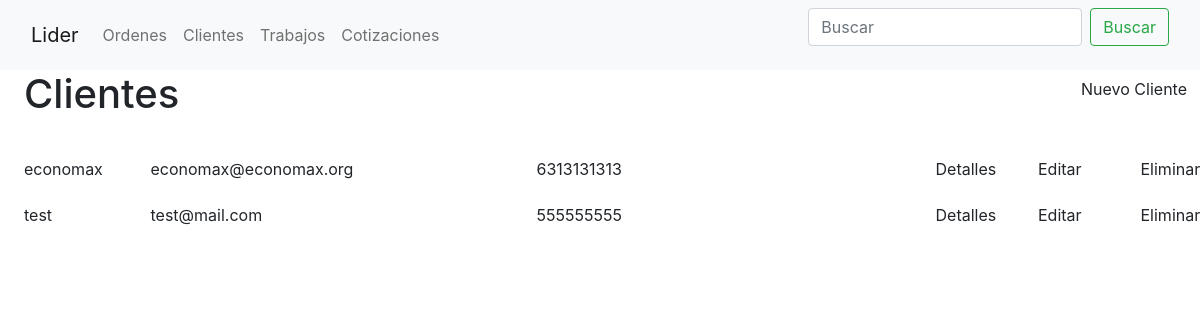
The page /clientes/ on the database as committed earlier.
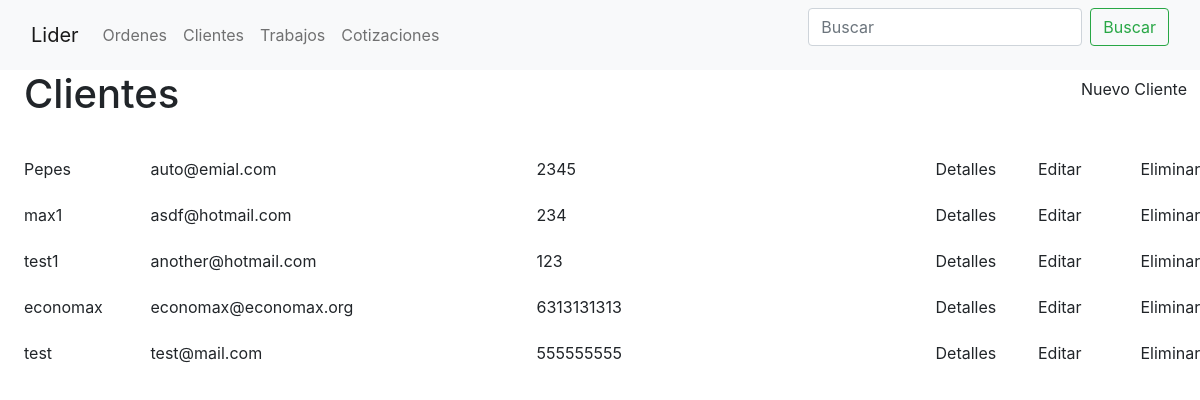
The same page on the database as committed later.
### orders/models.py (models this page shows, shortened)
class Customer(models.Model):
    name_company = models.CharField(verbose_name='Nombre/Empresa', max_length=50)
    email = models.EmailField(verbose_name='Correo', null=True)
    phone_number = models.CharField(verbose_name='Telefono', max_length=10, validators=[RegexValidator(r'^\d{1,10}$')])
    address = models.CharField(verbose_name='Domicilio', max_length=100, null=True)
    shipping = models.BooleanField(verbose_name='Entrega a domicilio')

### customers/views.py (the view)
# urls.py: path('', CustomersView.as_view(), name='customers'),
class CustomersView(ListView):
    model = Customer
    template_name = 'customers/customers.html'
    ordering = ['-id']

### templates/customers/customers.html (shortened to what this page needs)
{% extends 'orders/base.html' %}
{% block content %}
    <div class="row mb-4">
        <div class="col ms-4">
        <h1>Clientes</h1>
        </div>
        <div class="col-auto">
                <h4><a href="{% url 'customers-create' %}" class="btn">Nuevo Cliente</a></h4>
        </div>
    </div>
    {% for customer in object_list %}
        <div class="row mb-2">
            <a class="col-1 mx-4 my-auto link-dark" href="{% url 'customer-detail' customer.id %}">{{ customer.name_company }}</a>
            <div class="col mx-auto my-auto">{{ customer.email }}</div>
            <div class="col my-auto">{{ customer.phone_number }}</div>
            <div class="col-1"> <a href="{% url 'customer-detail' customer.id %}" class="btn">Detalles</a></div>
            <div class="col-1"> <a href="{% url 'customer-update' customer.id %}" class="btn">Editar</a></div>
            <div class="col-1"> <a href="{% url 'customer-delete' customer.id %}" class="btn">Eliminar</a></div>
        </div>
    {% endfor %}
{% endblock content %}

Rows that differ between the two databases and show on the page:
added Customer: name_company "Pepes", email "auto@emial.com", phone_number "2345"
added Customer: name_company "max1", email "asdf@hotmail.com", phone_number "234"
added Customer: name_company "test1", email "another@hotmail.com", phone_number "123"
